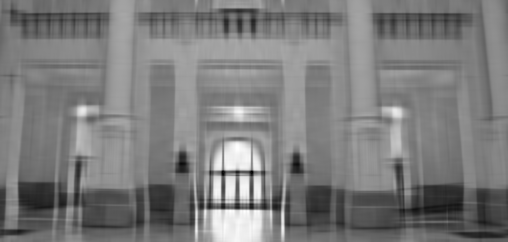
#> input picture it_pyr_test.png, 508 x 242 px, found by its file name
$ python edgefourier.py   (older library calls are emulated)
#> lines starting #> are read from the running program, lines starting #| are printed output that depends on the picture; after the words box and inside, x2 and y2 are one past the last pixel; in counts of white or black regions, pixels touching at a corner belong together
import cv2
import numpy as np

im1 = "C:\\Users\\Ferenc\\Documents\\szakdoga\\it_pyr_test.png"
im = cv2.imread(im1)
#> im is the input picture: shape (242, 508, 3); min 0, max 255, mean 123.7
imedge = cv2.Canny(im,20,70)
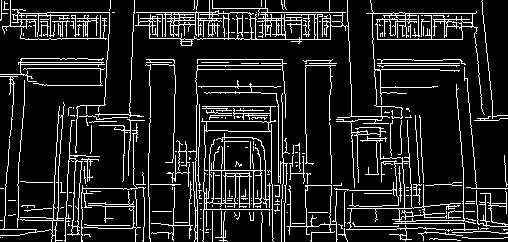
#> imedge: shape (242, 508); 13.2% white in thin lines or dots
cv2.imshow("edge det",imedge)


a, contours ,hier =  cv2.findContours(imedge,cv2.RETR_TREE,cv2.CHAIN_APPROX_SIMPLE)
#> contours = 323 contours, 257 with area under 20; largest, box (x1, y1, x2, y2) and area: (135, 0, 485, 188) 5478, (334, 84, 477, 241) 2018, (376, 13, 473, 40) 1800, (349, 208, 465, 231) 1372, (202, 139, 270, 242) 1346
imgtodraw = np.zeros_like(imedge)

for c in contours:
    if cv2.contourArea(c) > 15:
        cv2.drawContours(imgtodraw,[c],0,(127),2)
#> this loop made 323 passes
#> c on passes 3, 4, 6: [[2, 237]], [[0, 237]], [[205, 232], [208, 232]]
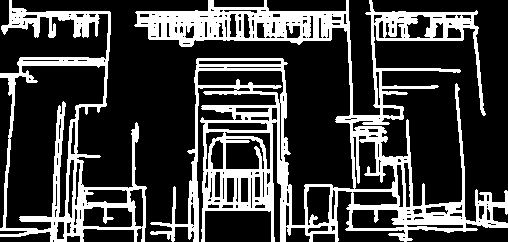
#> imgtodraw: shape (242, 508); values 0 (black) and 127 (white), 25.5% white; 2 white regions, box (x1, y1, x2, y2) and area: (134, 0, 508, 242) 23788, (0, 0, 147, 242) 7592

cv2.imshow("cont",imgtodraw)

cv2.waitKey(0)

$ run again, with it_orig_test2.png copied over it_pyr_test.png
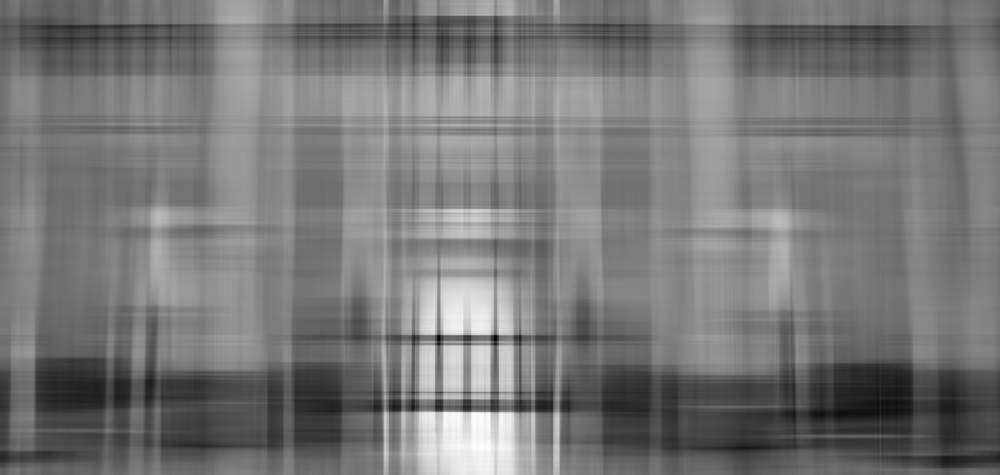
#> input picture it_orig_test2.png, 1000 x 475 px, shrunk from 4060 x 1930 before the run, found by its file name
#> im is the input picture: shape (475, 1000, 3); min 1, max 255, mean 119
#> `imedge = cv2.Canny(im,20,70)`:
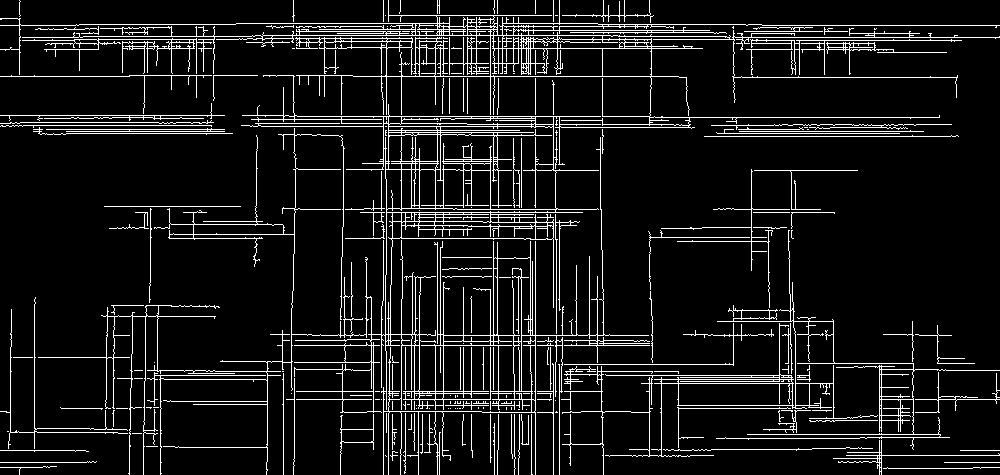
#> imedge: shape (475, 1000); 8.9% white in thin lines or dots
#> contours = 549 contours, 317 with area under 20; largest, box (x1, y1, x2, y2) and area: (0, 0, 1000, 475) 50542, (440, 126, 557, 210) 6747, (561, 230, 1000, 475) 6730, (442, 345, 499, 400) 2842, (497, 257, 531, 342) 2576
#> the loop `for c in contours:` made 549 passes
#> c on passes 3, 5, 7: [[944, 462], [999, 462]], [[385, 455], [386, 456]], [[960, 450], [999, 450]]
#> after the loop `for c in contours:`:
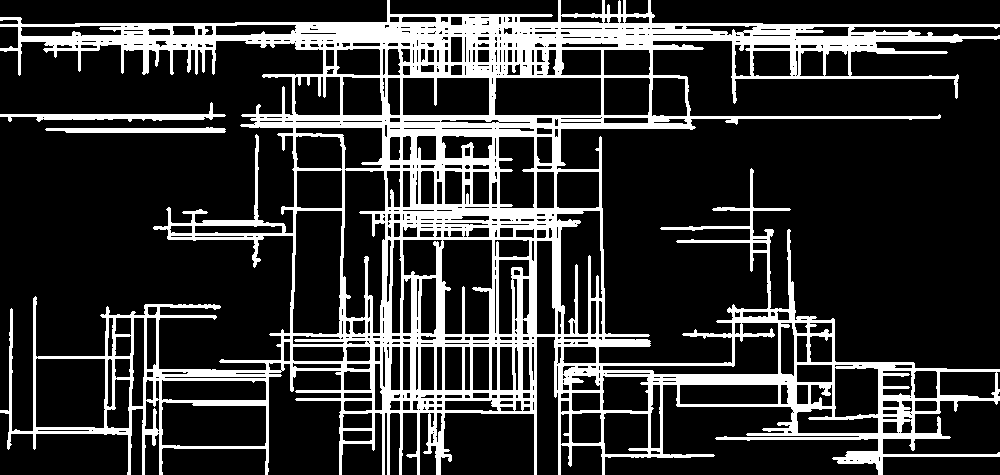
#> imgtodraw: shape (475, 1000); values 0 (black) and 127 (white), 20.3% white; 3 white regions, box (x1, y1, x2, y2) and area: (0, 0, 1000, 475) 94247, (0, 102, 226, 122) 1224, (45, 127, 226, 133) 865

$ run again, with it_orig_test3.png copied over it_pyr_test.png
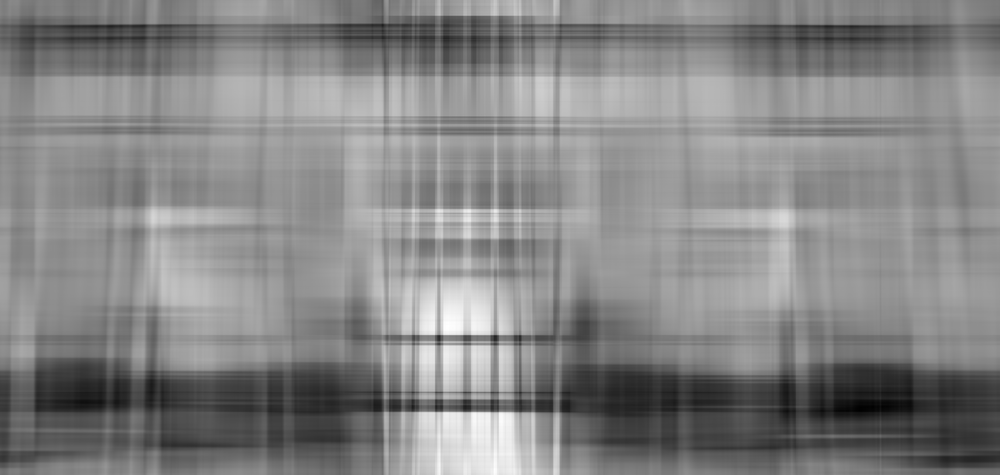
#> input picture it_orig_test3.png, 1000 x 475 px, shrunk from 4060 x 1930 before the run, found by its file name
#> im is the input picture: shape (475, 1000, 3); min 0, max 255, mean 132.5
#> `imedge = cv2.Canny(im,20,70)`:
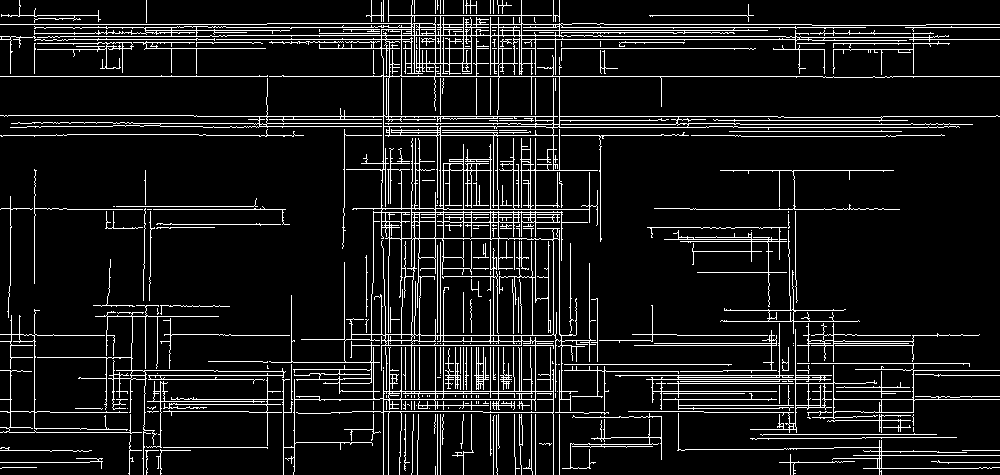
#> imedge: shape (475, 1000); 9.7% white in thin lines or dots
#> contours = 539 contours, 349 with area under 20; largest, box (x1, y1, x2, y2) and area: (0, 0, 1000, 475) 72548, (418, 238, 554, 336) 12584, (344, 334, 536, 400) 8302, (388, 75, 560, 125) 6880, (381, 126, 444, 210) 4042
#> the loop `for c in contours:` made 539 passes
#> c on passes 2, 6, 9: [[435, 466], [435, 474]], [[962, 450], [999, 450]], [[163, 447], [266, 447], [267, 448], [267, 447]]
#> after the loop `for c in contours:`:
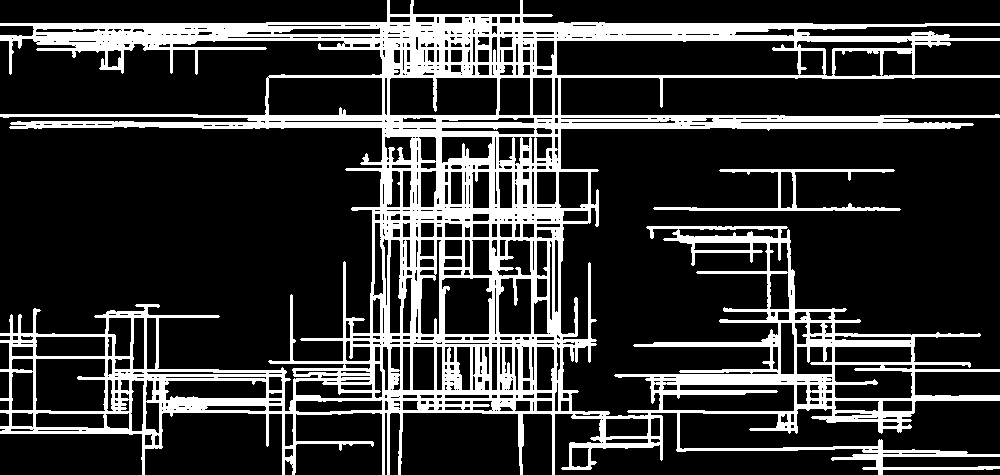
#> imgtodraw: shape (475, 1000); values 0 (black) and 127 (white), 20.8% white; 2 white regions, box (x1, y1, x2, y2) and area: (0, 0, 1000, 475) 97049, (653, 169, 901, 211) 1593
